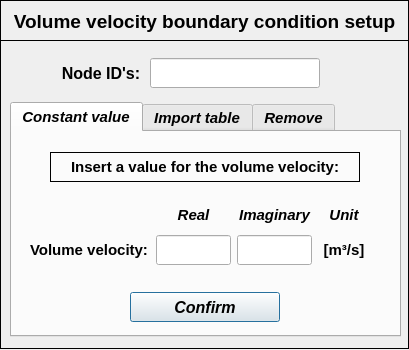
<?xml version="1.0" encoding="UTF-8"?>
<ui version="4.0">
 <class>Dialog</class>
 <widget class="QDialog" name="Dialog">
  <property name="windowModality">
   <enum>Qt::NonModal</enum>
  </property>
  <property name="geometry">
   <rect>
    <x>0</x>
    <y>0</y>
    <width>409</width>
    <height>350</height>
   </rect>
  </property>
  <property name="sizePolicy">
   <sizepolicy hsizetype="Fixed" vsizetype="Fixed">
    <horstretch>0</horstretch>
    <verstretch>0</verstretch>
   </sizepolicy>
  </property>
  <property name="minimumSize">
   <size>
    <width>409</width>
    <height>350</height>
   </size>
  </property>
  <property name="maximumSize">
   <size>
    <width>409</width>
    <height>350</height>
   </size>
  </property>
  <property name="contextMenuPolicy">
   <enum>Qt::DefaultContextMenu</enum>
  </property>
  <property name="windowTitle">
   <string> Set: volume velocity</string>
  </property>
  <property name="windowIcon">
   <iconset>
    <normaloff>../../../../../../Downloads/load - Copia.png</normaloff>../../../../../../Downloads/load - Copia.png</iconset>
  </property>
  <property name="whatsThis">
   <string/>
  </property>
  <widget class="QWidget" name="widget" native="true">
   <property name="geometry">
    <rect>
     <x>0</x>
     <y>0</y>
     <width>431</width>
     <height>353</height>
    </rect>
   </property>
   <property name="font">
    <font>
     <kerning>true</kerning>
    </font>
   </property>
   <widget class="QFrame" name="frame">
    <property name="geometry">
     <rect>
      <x>0</x>
      <y>0</y>
      <width>409</width>
      <height>41</height>
     </rect>
    </property>
    <property name="frameShape">
     <enum>QFrame::Box</enum>
    </property>
    <property name="frameShadow">
     <enum>QFrame::Plain</enum>
    </property>
    <property name="lineWidth">
     <number>1</number>
    </property>
    <widget class="QLabel" name="label">
     <property name="geometry">
      <rect>
       <x>4</x>
       <y>6</y>
       <width>401</width>
       <height>30</height>
      </rect>
     </property>
     <property name="minimumSize">
      <size>
       <width>401</width>
       <height>30</height>
      </size>
     </property>
     <property name="maximumSize">
      <size>
       <width>401</width>
       <height>30</height>
      </size>
     </property>
     <property name="font">
      <font>
       <family>Arial</family>
       <pointsize>14</pointsize>
       <weight>75</weight>
       <italic>false</italic>
       <bold>true</bold>
      </font>
     </property>
     <property name="text">
      <string>Volume velocity boundary condition setup</string>
     </property>
     <property name="textFormat">
      <enum>Qt::AutoText</enum>
     </property>
     <property name="alignment">
      <set>Qt::AlignCenter</set>
     </property>
    </widget>
   </widget>
   <widget class="QFrame" name="frame_2">
    <property name="geometry">
     <rect>
      <x>0</x>
      <y>40</y>
      <width>409</width>
      <height>309</height>
     </rect>
    </property>
    <property name="frameShape">
     <enum>QFrame::Box</enum>
    </property>
    <property name="frameShadow">
     <enum>QFrame::Plain</enum>
    </property>
    <widget class="QTabWidget" name="tabWidget_volume_velocity">
     <property name="geometry">
      <rect>
       <x>10</x>
       <y>62</y>
       <width>391</width>
       <height>235</height>
      </rect>
     </property>
     <property name="minimumSize">
      <size>
       <width>0</width>
       <height>235</height>
      </size>
     </property>
     <property name="maximumSize">
      <size>
       <width>16777215</width>
       <height>235</height>
      </size>
     </property>
     <property name="font">
      <font>
       <family>Arial</family>
       <pointsize>11</pointsize>
       <weight>75</weight>
       <italic>true</italic>
       <bold>true</bold>
      </font>
     </property>
     <property name="currentIndex">
      <number>0</number>
     </property>
     <widget class="QWidget" name="tab_constant_values">
      <attribute name="title">
       <string>Constant value</string>
      </attribute>
      <widget class="QWidget" name="gridLayoutWidget">
       <property name="geometry">
        <rect>
         <x>16</x>
         <y>68</y>
         <width>342</width>
         <height>69</height>
        </rect>
       </property>
       <layout class="QGridLayout" name="gridLayout">
        <item row="1" column="2" alignment="Qt::AlignHCenter">
         <widget class="QLineEdit" name="lineEdit_volume_velocity_imag">
          <property name="minimumSize">
           <size>
            <width>75</width>
            <height>30</height>
           </size>
          </property>
          <property name="maximumSize">
           <size>
            <width>75</width>
            <height>30</height>
           </size>
          </property>
          <property name="font">
           <font>
            <family>Arial</family>
            <pointsize>11</pointsize>
            <weight>75</weight>
            <italic>true</italic>
            <bold>true</bold>
           </font>
          </property>
          <property name="styleSheet">
           <string notr="true">color: rgb(255, 0, 0);</string>
          </property>
          <property name="text">
           <string/>
          </property>
          <property name="alignment">
           <set>Qt::AlignCenter</set>
          </property>
         </widget>
        </item>
        <item row="1" column="1" alignment="Qt::AlignHCenter">
         <widget class="QLineEdit" name="lineEdit_volume_velocity_real">
          <property name="minimumSize">
           <size>
            <width>75</width>
            <height>30</height>
           </size>
          </property>
          <property name="maximumSize">
           <size>
            <width>75</width>
            <height>30</height>
           </size>
          </property>
          <property name="font">
           <font>
            <family>Arial</family>
            <pointsize>11</pointsize>
            <weight>75</weight>
            <italic>true</italic>
            <bold>true</bold>
           </font>
          </property>
          <property name="styleSheet">
           <string notr="true">color: rgb(255, 0, 0);</string>
          </property>
          <property name="text">
           <string/>
          </property>
          <property name="alignment">
           <set>Qt::AlignCenter</set>
          </property>
         </widget>
        </item>
        <item row="1" column="3" alignment="Qt::AlignHCenter">
         <widget class="QLabel" name="label_13">
          <property name="minimumSize">
           <size>
            <width>50</width>
            <height>30</height>
           </size>
          </property>
          <property name="maximumSize">
           <size>
            <width>50</width>
            <height>30</height>
           </size>
          </property>
          <property name="font">
           <font>
            <italic>false</italic>
           </font>
          </property>
          <property name="text">
           <string>[m³/s]</string>
          </property>
          <property name="alignment">
           <set>Qt::AlignCenter</set>
          </property>
         </widget>
        </item>
        <item row="0" column="3" alignment="Qt::AlignHCenter">
         <widget class="QLabel" name="label_5">
          <property name="minimumSize">
           <size>
            <width>50</width>
            <height>25</height>
           </size>
          </property>
          <property name="maximumSize">
           <size>
            <width>50</width>
            <height>25</height>
           </size>
          </property>
          <property name="font">
           <font>
            <family>Arial</family>
            <pointsize>11</pointsize>
            <weight>75</weight>
            <italic>true</italic>
            <bold>true</bold>
           </font>
          </property>
          <property name="frameShape">
           <enum>QFrame::NoFrame</enum>
          </property>
          <property name="frameShadow">
           <enum>QFrame::Raised</enum>
          </property>
          <property name="text">
           <string>Unit</string>
          </property>
          <property name="alignment">
           <set>Qt::AlignCenter</set>
          </property>
         </widget>
        </item>
        <item row="0" column="2" alignment="Qt::AlignHCenter">
         <widget class="QLabel" name="label_8">
          <property name="minimumSize">
           <size>
            <width>75</width>
            <height>25</height>
           </size>
          </property>
          <property name="maximumSize">
           <size>
            <width>75</width>
            <height>25</height>
           </size>
          </property>
          <property name="font">
           <font>
            <family>Arial</family>
            <pointsize>11</pointsize>
            <weight>75</weight>
            <italic>true</italic>
            <bold>true</bold>
           </font>
          </property>
          <property name="frameShape">
           <enum>QFrame::NoFrame</enum>
          </property>
          <property name="frameShadow">
           <enum>QFrame::Raised</enum>
          </property>
          <property name="text">
           <string>Imaginary</string>
          </property>
          <property name="alignment">
           <set>Qt::AlignCenter</set>
          </property>
         </widget>
        </item>
        <item row="0" column="1" alignment="Qt::AlignHCenter">
         <widget class="QLabel" name="label_7">
          <property name="minimumSize">
           <size>
            <width>75</width>
            <height>25</height>
           </size>
          </property>
          <property name="maximumSize">
           <size>
            <width>75</width>
            <height>25</height>
           </size>
          </property>
          <property name="font">
           <font>
            <family>Arial</family>
            <pointsize>11</pointsize>
            <weight>75</weight>
            <italic>true</italic>
            <bold>true</bold>
           </font>
          </property>
          <property name="frameShape">
           <enum>QFrame::NoFrame</enum>
          </property>
          <property name="frameShadow">
           <enum>QFrame::Raised</enum>
          </property>
          <property name="text">
           <string>Real</string>
          </property>
          <property name="alignment">
           <set>Qt::AlignCenter</set>
          </property>
         </widget>
        </item>
        <item row="1" column="0" alignment="Qt::AlignHCenter">
         <widget class="QLabel" name="label_6">
          <property name="enabled">
           <bool>true</bool>
          </property>
          <property name="minimumSize">
           <size>
            <width>122</width>
            <height>30</height>
           </size>
          </property>
          <property name="maximumSize">
           <size>
            <width>122</width>
            <height>30</height>
           </size>
          </property>
          <property name="font">
           <font>
            <family>Arial</family>
            <pointsize>11</pointsize>
            <italic>false</italic>
           </font>
          </property>
          <property name="text">
           <string>Volume velocity:</string>
          </property>
          <property name="alignment">
           <set>Qt::AlignCenter</set>
          </property>
         </widget>
        </item>
       </layout>
      </widget>
      <widget class="QPushButton" name="pushButton_constant_value_confirm">
       <property name="geometry">
        <rect>
         <x>118</x>
         <y>160</y>
         <width>150</width>
         <height>30</height>
        </rect>
       </property>
       <property name="font">
        <font>
         <family>Arial</family>
         <pointsize>12</pointsize>
         <weight>75</weight>
         <italic>true</italic>
         <bold>true</bold>
        </font>
       </property>
       <property name="text">
        <string>Confirm</string>
       </property>
      </widget>
      <widget class="QLabel" name="label_20">
       <property name="enabled">
        <bool>true</bool>
       </property>
       <property name="geometry">
        <rect>
         <x>38</x>
         <y>20</y>
         <width>310</width>
         <height>30</height>
        </rect>
       </property>
       <property name="minimumSize">
        <size>
         <width>0</width>
         <height>30</height>
        </size>
       </property>
       <property name="maximumSize">
        <size>
         <width>310</width>
         <height>30</height>
        </size>
       </property>
       <property name="sizeIncrement">
        <size>
         <width>310</width>
         <height>30</height>
        </size>
       </property>
       <property name="font">
        <font>
         <family>Arial</family>
         <pointsize>11</pointsize>
         <weight>75</weight>
         <italic>false</italic>
         <bold>true</bold>
        </font>
       </property>
       <property name="frameShape">
        <enum>QFrame::Box</enum>
       </property>
       <property name="text">
        <string>Insert a value for the volume velocity:</string>
       </property>
       <property name="alignment">
        <set>Qt::AlignCenter</set>
       </property>
      </widget>
     </widget>
     <widget class="QWidget" name="tab_table_values">
      <attribute name="title">
       <string>Import table</string>
      </attribute>
      <widget class="QToolButton" name="toolButton_load_table">
       <property name="enabled">
        <bool>true</bool>
       </property>
       <property name="geometry">
        <rect>
         <x>308</x>
         <y>78</y>
         <width>65</width>
         <height>25</height>
        </rect>
       </property>
       <property name="sizePolicy">
        <sizepolicy hsizetype="Expanding" vsizetype="Fixed">
         <horstretch>0</horstretch>
         <verstretch>0</verstretch>
        </sizepolicy>
       </property>
       <property name="font">
        <font>
         <family>Arial</family>
         <pointsize>11</pointsize>
         <weight>75</weight>
         <italic>true</italic>
         <bold>true</bold>
        </font>
       </property>
       <property name="text">
        <string>Search</string>
       </property>
       <property name="autoRaise">
        <bool>false</bool>
       </property>
       <property name="arrowType">
        <enum>Qt::NoArrow</enum>
       </property>
      </widget>
      <widget class="QLineEdit" name="line_load_table_path">
       <property name="enabled">
        <bool>true</bool>
       </property>
       <property name="geometry">
        <rect>
         <x>16</x>
         <y>78</y>
         <width>287</width>
         <height>25</height>
        </rect>
       </property>
       <property name="font">
        <font>
         <family>Arial</family>
         <pointsize>10</pointsize>
         <weight>50</weight>
         <italic>true</italic>
         <bold>false</bold>
        </font>
       </property>
       <property name="styleSheet">
        <string notr="true">color: rgb(0, 0, 255);</string>
       </property>
       <property name="alignment">
        <set>Qt::AlignCenter</set>
       </property>
      </widget>
      <widget class="QPushButton" name="pushButton_table_values_confirm">
       <property name="geometry">
        <rect>
         <x>118</x>
         <y>160</y>
         <width>150</width>
         <height>30</height>
        </rect>
       </property>
       <property name="minimumSize">
        <size>
         <width>150</width>
         <height>30</height>
        </size>
       </property>
       <property name="maximumSize">
        <size>
         <width>150</width>
         <height>30</height>
        </size>
       </property>
       <property name="font">
        <font>
         <family>Arial</family>
         <pointsize>12</pointsize>
         <weight>75</weight>
         <italic>true</italic>
         <bold>true</bold>
        </font>
       </property>
       <property name="text">
        <string>Confirm</string>
       </property>
      </widget>
      <widget class="QLabel" name="label_19">
       <property name="enabled">
        <bool>true</bool>
       </property>
       <property name="geometry">
        <rect>
         <x>36</x>
         <y>24</y>
         <width>293</width>
         <height>30</height>
        </rect>
       </property>
       <property name="font">
        <font>
         <family>Arial</family>
         <pointsize>11</pointsize>
         <weight>75</weight>
         <italic>false</italic>
         <bold>true</bold>
        </font>
       </property>
       <property name="frameShape">
        <enum>QFrame::Box</enum>
       </property>
       <property name="text">
        <string>Select a table of values to be imported:</string>
       </property>
       <property name="alignment">
        <set>Qt::AlignCenter</set>
       </property>
      </widget>
      <widget class="QSpinBox" name="spinBox">
       <property name="geometry">
        <rect>
         <x>234</x>
         <y>118</y>
         <width>42</width>
         <height>25</height>
        </rect>
       </property>
       <property name="maximum">
        <number>10</number>
       </property>
      </widget>
      <widget class="QLabel" name="label_9">
       <property name="geometry">
        <rect>
         <x>72</x>
         <y>118</y>
         <width>160</width>
         <height>25</height>
        </rect>
       </property>
       <property name="minimumSize">
        <size>
         <width>160</width>
         <height>25</height>
        </size>
       </property>
       <property name="maximumSize">
        <size>
         <width>160</width>
         <height>25</height>
        </size>
       </property>
       <property name="font">
        <font>
         <family>Arial</family>
         <pointsize>11</pointsize>
         <weight>75</weight>
         <italic>false</italic>
         <bold>true</bold>
        </font>
       </property>
       <property name="text">
        <string>Header rows to skip:</string>
       </property>
       <property name="alignment">
        <set>Qt::AlignCenter</set>
       </property>
      </widget>
     </widget>
     <widget class="QWidget" name="tab_remove">
      <attribute name="title">
       <string>Remove</string>
      </attribute>
      <widget class="QLabel" name="label_29">
       <property name="geometry">
        <rect>
         <x>10</x>
         <y>6</y>
         <width>345</width>
         <height>30</height>
        </rect>
       </property>
       <property name="font">
        <font>
         <family>Arial</family>
         <pointsize>11</pointsize>
         <weight>75</weight>
         <italic>false</italic>
         <bold>true</bold>
        </font>
       </property>
       <property name="frameShape">
        <enum>QFrame::Box</enum>
       </property>
       <property name="text">
        <string>Select a node to remove the acoustic presure:</string>
       </property>
       <property name="textFormat">
        <enum>Qt::AutoText</enum>
       </property>
       <property name="alignment">
        <set>Qt::AlignCenter</set>
       </property>
      </widget>
      <widget class="QPushButton" name="pushButton_remove_bc_confirm">
       <property name="geometry">
        <rect>
         <x>214</x>
         <y>170</y>
         <width>100</width>
         <height>30</height>
        </rect>
       </property>
       <property name="minimumSize">
        <size>
         <width>100</width>
         <height>30</height>
        </size>
       </property>
       <property name="maximumSize">
        <size>
         <width>100</width>
         <height>30</height>
        </size>
       </property>
       <property name="font">
        <font>
         <family>Arial</family>
         <pointsize>12</pointsize>
         <weight>75</weight>
         <italic>true</italic>
         <bold>true</bold>
        </font>
       </property>
       <property name="text">
        <string>Remove</string>
       </property>
      </widget>
      <widget class="QTreeWidget" name="treeWidget_volume_velocity">
       <property name="geometry">
        <rect>
         <x>52</x>
         <y>42</y>
         <width>282</width>
         <height>120</height>
        </rect>
       </property>
       <property name="minimumSize">
        <size>
         <width>282</width>
         <height>120</height>
        </size>
       </property>
       <property name="maximumSize">
        <size>
         <width>282</width>
         <height>120</height>
        </size>
       </property>
       <property name="font">
        <font>
         <family>Arial</family>
         <italic>true</italic>
        </font>
       </property>
       <property name="indentation">
        <number>0</number>
       </property>
       <column>
        <property name="text">
         <string>Nodes</string>
        </property>
        <property name="font">
         <font>
          <family>Arial</family>
          <pointsize>10</pointsize>
          <weight>75</weight>
          <italic>true</italic>
          <bold>true</bold>
         </font>
        </property>
        <property name="textAlignment">
         <set>AlignCenter</set>
        </property>
       </column>
       <column>
        <property name="text">
         <string>Values</string>
        </property>
        <property name="font">
         <font>
          <family>Arial</family>
          <pointsize>10</pointsize>
          <weight>75</weight>
          <italic>true</italic>
          <bold>true</bold>
         </font>
        </property>
        <property name="textAlignment">
         <set>AlignCenter</set>
        </property>
       </column>
      </widget>
      <widget class="QPushButton" name="pushButton_reset">
       <property name="geometry">
        <rect>
         <x>72</x>
         <y>170</y>
         <width>100</width>
         <height>30</height>
        </rect>
       </property>
       <property name="minimumSize">
        <size>
         <width>100</width>
         <height>30</height>
        </size>
       </property>
       <property name="maximumSize">
        <size>
         <width>100</width>
         <height>30</height>
        </size>
       </property>
       <property name="font">
        <font>
         <family>Arial</family>
         <pointsize>12</pointsize>
         <weight>75</weight>
         <italic>true</italic>
         <bold>true</bold>
        </font>
       </property>
       <property name="styleSheet">
        <string notr="true">background-color: rgb(125, 255, 245);</string>
       </property>
       <property name="text">
        <string>Reset</string>
       </property>
       <property name="flat">
        <bool>false</bool>
       </property>
      </widget>
     </widget>
    </widget>
    <widget class="QLineEdit" name="lineEdit_nodeID">
     <property name="geometry">
      <rect>
       <x>150</x>
       <y>18</y>
       <width>170</width>
       <height>30</height>
      </rect>
     </property>
     <property name="minimumSize">
      <size>
       <width>170</width>
       <height>0</height>
      </size>
     </property>
     <property name="maximumSize">
      <size>
       <width>170</width>
       <height>16777215</height>
      </size>
     </property>
     <property name="font">
      <font>
       <family>Arial</family>
       <pointsize>11</pointsize>
       <weight>75</weight>
       <italic>true</italic>
       <bold>true</bold>
      </font>
     </property>
     <property name="focusPolicy">
      <enum>Qt::ClickFocus</enum>
     </property>
     <property name="styleSheet">
      <string notr="true">color: rgb(0, 0, 255);</string>
     </property>
     <property name="text">
      <string/>
     </property>
     <property name="alignment">
      <set>Qt::AlignCenter</set>
     </property>
    </widget>
    <widget class="QLabel" name="label_2">
     <property name="geometry">
      <rect>
       <x>56</x>
       <y>18</y>
       <width>90</width>
       <height>30</height>
      </rect>
     </property>
     <property name="minimumSize">
      <size>
       <width>90</width>
       <height>30</height>
      </size>
     </property>
     <property name="maximumSize">
      <size>
       <width>90</width>
       <height>30</height>
      </size>
     </property>
     <property name="font">
      <font>
       <family>Arial</family>
       <pointsize>12</pointsize>
       <weight>75</weight>
       <italic>false</italic>
       <bold>true</bold>
      </font>
     </property>
     <property name="text">
      <string>Node ID's:</string>
     </property>
     <property name="alignment">
      <set>Qt::AlignCenter</set>
     </property>
    </widget>
   </widget>
  </widget>
 </widget>
 <tabstops>
  <tabstop>tabWidget_volume_velocity</tabstop>
  <tabstop>lineEdit_volume_velocity_real</tabstop>
  <tabstop>lineEdit_volume_velocity_imag</tabstop>
  <tabstop>pushButton_constant_value_confirm</tabstop>
  <tabstop>line_load_table_path</tabstop>
  <tabstop>toolButton_load_table</tabstop>
 </tabstops>
 <resources/>
 <connections/>
</ui>
